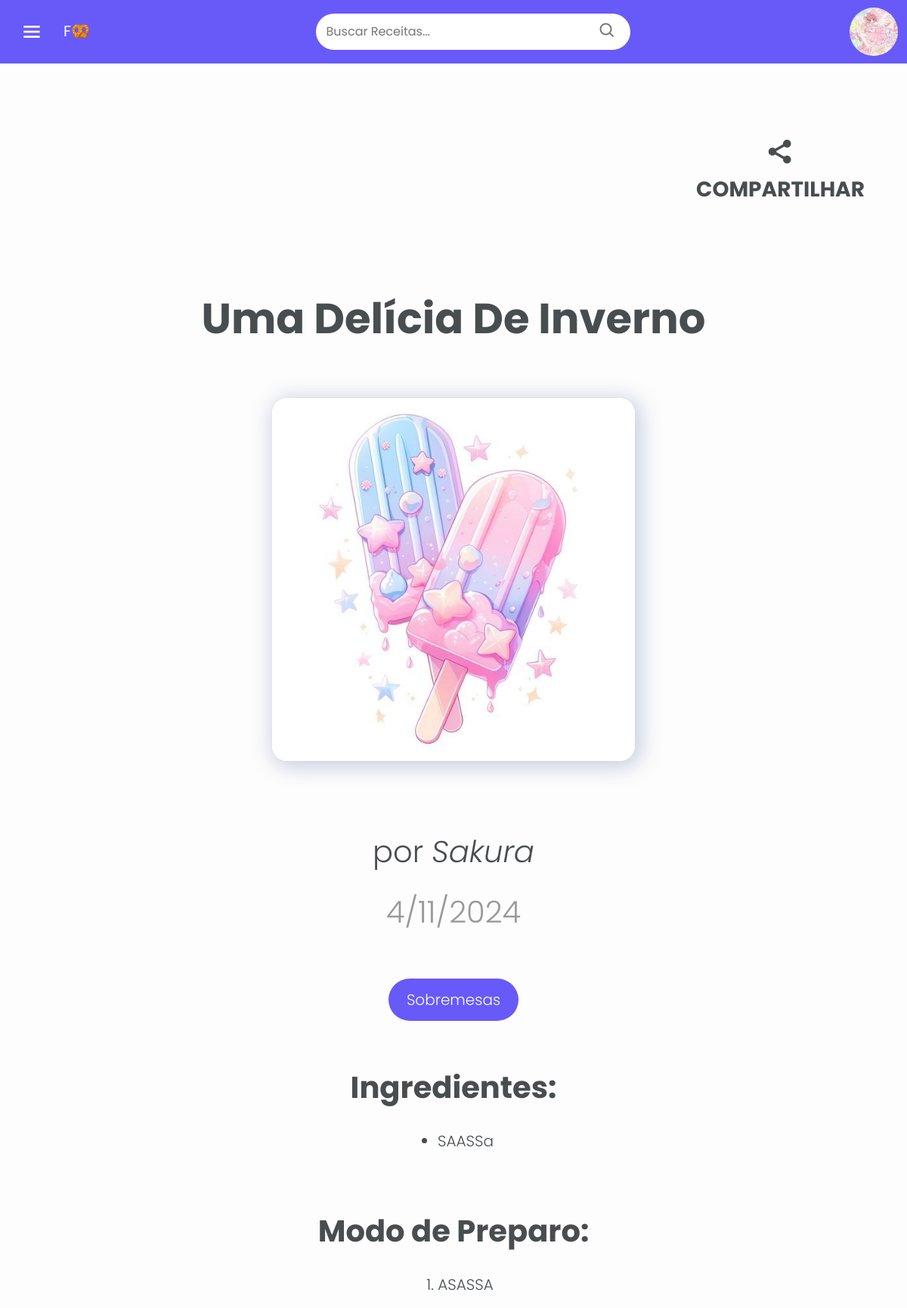
Page /recipes/view/12 (signed in) on the committed database.
### recipebook/models.py (models this page shows, shortened)
class User(db.Model, UserMixin):
    __tablename__ = 'user'
    id = db.Column(db.Integer, primary_key=True, autoincrement=True)
    name = db.Column(db.String(50), nullable=False)
    email = db.Column(db.String(50), nullable=False, unique=True)
    password = db.Column(db.String(255), nullable=False)
    profile_picture = db.Column(db.String(255), nullable=True)
    recipes = db.relationship('Recipe', backref='user', lazy=True, passive_deletes=True)
    liked_recipes = db.relationship('Recipe', secondary=likes, backref='liked_by')

class Recipe(db.Model):
    __tablename__ = 'recipe'
    id = db.Column(db.Integer, primary_key=True, autoincrement=True)
    user_id = db.Column(db.Integer, db.ForeignKey('user.id', ondelete="CASCADE"), nullable=False)
    title = db.Column(db.String(255), nullable=False)
    ingredients = db.Column(db.Text, nullable=False)
    steps = db.Column(db.Text, nullable=False)
    category_id = db.Column(db.Integer, db.ForeignKey('category.id', ondelete="CASCADE"), nullable=True)
    date_created = db.Column(db.DateTime(timezone=True), default=func.now())
    image_path = db.Column(db.String(255), nullable=True)

class Category(db.Model):
    __tablename__ = 'category'
    id = db.Column(db.Integer, primary_key=True, autoincrement=True)
    name = db.Column(db.String(100), nullable=False)

### recipebook/recipes.py (the view)
@bp.route('/view/<int:recipe_id>', methods=['GET'])
def view(recipe_id):
    recipe = get_recipe_by_id(recipe_id)
    print(recipe.image_path)
    if recipe == None:
        return abort(404)
    return render_template('comida.html', recipe=recipe)

### recipebook/recipes.py (called while the page is built)
def get_recipe_by_id(recipe_id):
    query = (
        db.session.query(
            Recipe.id,
            Recipe.user_id,
            Recipe.title,
            Recipe.ingredients,
            Recipe.steps,
            Recipe.date_created,
            Recipe.image_path,
            Category.name.label("category_name"),
            User.name.label("author")
        )
        .filter_by(id=recipe_id)
        .join(User, User.id == Recipe.user_id)
        .join(Category, Recipe.category_id == Category.id)
    )
    recipe = query.first()
    return recipe

### recipebook/templates/comida.html (shortened to what this page needs)
<!doctype html>
<html lang="pt-br">
  <head>
    <link rel="stylesheet" href="{{ url_for('static', filename='bootstrap/css/bootstrap.min.css') }}">
    <link rel="stylesheet" href="{{ url_for('static', filename='css/navbar.css') }}">
    <link rel="stylesheet" href="{{ url_for('static', filename='css/comida.css') }}">
    <link href='https://unpkg.com/boxicons@2.1.4/css/boxicons.min.css' rel='stylesheet'>
  </head>
  <body>
    {% include "search_component.html" %}
    <div id="Position" class="d-flex justify-content-end">
      <div onclick="compartilhar()" id="BtnCompartilhar" class="d-flex align-items-center justify-content-end icons">
        <i id="Share" class='bx bxs-share-alt h4'></i>
        <span id="TextShare" class="text-uppercase fw-bold">Compartilhar</span>
      </div>
    </div>
    <h1 id="Header" class="display-4 text-center fw-bold text-capitalize">{{ recipe.title }}</h1>
    <div class="posicaoImagem">
      {% if recipe.image_path %}
        <img id="ImagemComida" src="{{ url_for('static', filename='uploads/' + recipe.image_path) }}" alt="Imagem da Comida">
      {% endif %}
    </div>
    <p id="Autor" class="display-6 text-center">por <i>{{ recipe.author }}</i></p>
    <p id="Data" class="lead display-6 text-center">{{ recipe.date_created.day }}/{{ recipe.date_created.month }}/{{ recipe.date_created.year }}</p>
    <div id="FundoCat">
      <p id="Categoria" class="lead pt-3 pb-3 h1 text-center">{{ recipe.category_name }}</p>
    </div>
    <h1 id="Ingredientes" class="text-center fw-bold">Ingredientes:</h1>
    <div id="Socorro">
      <ul>
        {% for i in recipe.ingredients.split('\n') %}
        <li class="lead text-capitalize">
          {{ i }}
        </li>
        {% endfor %}
      </ul>
    </div>
    <h1 id="ModoPreparo" class="text-center fw-bold">Modo de Preparo:</h1>
    <div id="Socorro">
      <ol>
        {% for i in recipe.steps.split('\n') %}
        <li class="lead text-capitalize">
          {{ i }}
        </li>
        {% endfor %}
      </ol>
    </div>
  </body>
</html>

### recipebook/templates/search_component.html (shortened to what this page needs)
{% block search %}
<link href='https://unpkg.com/boxicons@2.1.4/css/boxicons.min.css' rel='stylesheet'>
 <nav id="Navbar" class="navbar fixed-top">
  <div class="d-flex justify-content-between align-items-center" style="width: 100%;">
    <div id="ContainerLogo">
      <i id="BtnToggle" class="bx bx-menu h4 animated" type="button" data-bs-toggle="offcanvas" data-bs-target="#offcanvasNavbar"
      aria-controls="offcanvasNavbar" aria-label="Toggle navigation"></i>
      <a id="Logo" class="navbar-brand">F🥨</a>
  </div>
      <form action="/recipes/search" method="GET" id="Input" class="form-control me-2">
          <input type="search" placeholder="Buscar Receitas..." aria-label="Buscar Receitas..." required name="keyword">
          <button type="submit"><i class='bx bx-search h4 '></i></button>
      </form>
      {% if current_user.profile_picture %}
        <img id="ProfileImg" src="{{ url_for('static', filename='uploads/' + current_user.profile_picture) }}" alt="imagem do perfil" type="button"
        data-bs-toggle="offcanvas" data-bs-target="#offcanvasNavbarProfile" aria-controls="offcanvasNavbarProfile" aria-label="Toggle navigation">
      {% else %}
        <img id="ProfileImg" src="{{ url_for('static', filename='images/user.webp') }}" alt="imagem do perfil" type="button"
        data-bs-toggle="offcanvas" data-bs-target="#offcanvasNavbarProfile" aria-controls="offcanvasNavbarProfile" aria-label="Toggle navigation">
      {% endif %}
  </div>
    </nav>
{% endblock %}

### recipebook/static/css/navbar.css (style rules this page uses)
body { margin: 0; padding: 0; background-color: #FDFDFD; font-family: "Poppins", sans-serif; color: #484D50; }
#Navbar { background-color: #675af8; margin: 0; }
.animated { padding: 10px; border-radius: 10px; transition: all 0.2s linear; }
#ContainerLogo { display: flex; justify-content: flex-start; align-items: center; padding-left: 1rem; }
#BtnToggle { font-size: 32px; margin-right: 1rem; margin-top: .5rem; color: #FDFDFD; }
#Logo { color: #FDFDFD; margin-left: 0; transform: translateY(-0.05rem); }
#Input button { border: none; background-color: transparent; }
#Input i { margin-top: .4rem; color: #777777; }
#Input input { border: none; outline: none; color: #777777; background-color: transparent; }
#Input { display: flex; justify-content: space-between; align-items: center; height: 3rem; width: 26rem; border: none; border-radius: 60px; }
#ProfileImg { width: 4rem; height: 4rem; border-radius: 50%; object-fit: cover; margin-right: 1%; transition: all 0.2s linear; cursor: pointer; }
#Header { padding-top: 6rem; padding-bottom: 4rem; }

### recipebook/static/css/comida.css (style rules this page uses)
#ImagemComida { border: none; width: 30rem; height: 30rem; border-radius: 20px; box-shadow: 4px 4px 28px 4px rgba(33, 63, 141, 0.25); margin-bottom: 6rem; object-fit: cover; background-position: center; }
#Autor, #Categoria, #Ingredientes, #ModoPreparo { margin-bottom: 2rem; }
#Socorro { display: flex; justify-content: center; width: 60%; margin: auto; }
#Ingredientes, #ModoPreparo { margin-top: 4rem; }
#Data { color: #999999; margin-bottom: 4rem; }
#Share { font-size: 42px; }
#TextShare { font-size: 28px; }
#Position { margin-top: 10rem; margin-right: 3%; }
#BtnCompartilhar { cursor: pointer; flex-direction: column; }
.posicaoImagem { display: flex; justify-content: center; }
.icons { padding: 20px; width: fit-content; border-radius: 10px; transition: all 0.2s linear; }
#Categoria { background-color: #675af8; border-radius: 40px; width: fit-content; color: #fdfdfd; padding: 1.5rem; margin: auto; }

### rows in the picture
User: profile_picture (picture), author "Sakura"
Recipe: title "Uma Delícia De Inverno", image_path (picture), ingredients "SAASSa", steps "ASASSA"
Category: category_name "Sobremesas"

### other values in the picture
{{ recipe.date_created.day }} "4"
{{ recipe.date_created.month }} "11"
{{ recipe.date_created.year }} "2024"
